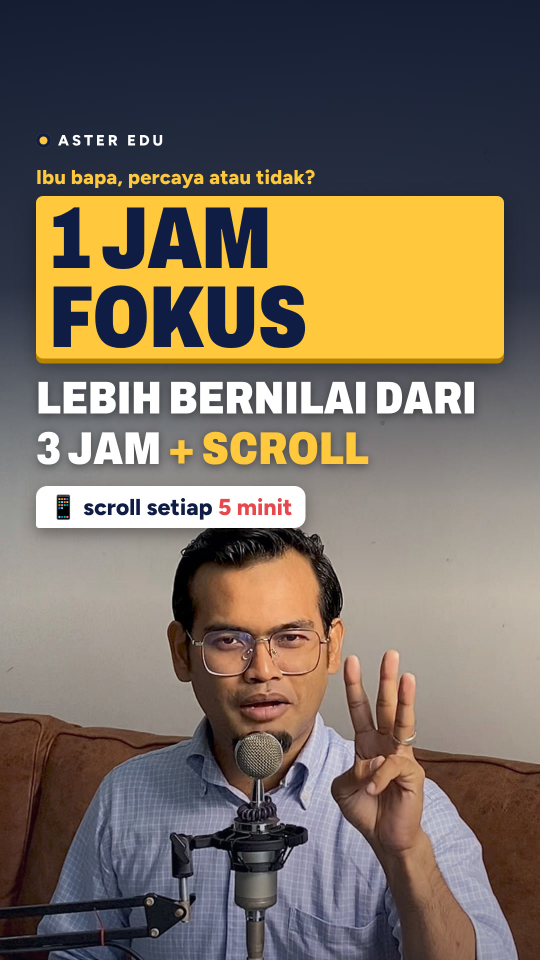
#> input picture img0571/thumbnail/Thumbnail_V1.jpg, 1080 x 1920 px, given in place of broll.mp4, which was not available (shown at 1/2 size)
$ python base.py 5 ../../img0571/thumbnail/Thumbnail_V1.jpg 5
#> lines starting #> are read from the running program, lines starting #| are printed output that depends on the picture
### edit/AS-F-015_TrickSifir6/timeline.py
"""AS-F-015 Trick Sifir 6: garis masa bersama (EDL, fasa bulatan, pemetaan papan B-roll)."""
import numpy as np
THUMB=1.0; END=1.5
EDL=[(0.00,19.56),(19.80,21.04),(22.02,76.16)]   # buang "Prosesnya adalah," (tersilap mula) + senyap 0.24 s
THUMB_SRC=62.2
CONTENT=sum(b-a for a,b in EDL); DUR=THUMB+CONTENT+END
# [15 lines left out: functions o2s, s2o, not called in this run]
# fasa: 0 = bulatan besar, 1 = papan + bulatan kecil
TEACH=(11.60,55.00); TR=0.45
# [5 lines left out: function phase, not called in this run]
BIG=(540,770,640); SMALL=(540,1432,280)
def circle(src):
    p=phase(src); return tuple(BIG[i]+(SMALL[i]-BIG[i])*p for i in range(3))
# punch-in ikut ayat (selang-seli 100% / 113%)
SENT=[0,3.48,9.5,11.68,15.86,19.9,22.02,30.0,34.18,42.52,44.58,54.1,55.04,56.26,58.68,60.58,68.1,72.92]
def zoom(src):
    if src is None: return 1.0
    i=max(k for k,s in enumerate(SENT) if src>=s-0.05); return 1.13 if i%2 else 1.0
# papan B-roll: masa sumber -> masa B-roll (tulisan ikut nombor yang disebut)
NW=[(23.32,23.58),(23.74,24.30),(24.52,24.94),(25.24,25.90),(26.18,26.64),(26.88,27.12),(27.24,27.78),(27.90,28.36),(28.56,28.96),(29.14,29.60)]
ND=[2.2,3.1,3.9,4.9,5.8,6.3,7.2,7.9,8.7,9.6]
KW=[(34.18,34.38),(34.60,34.90),(35.32,35.64),(36.10,36.46),(36.90,37.54),(37.94,38.62),(39.04,39.74),(40.16,40.68),(40.98,41.58),(41.78,42.18)]
KD=[26.3,27.5,28.4,29.8,31.0,32.2,33.3,34.6,35.6,37.5]
RW=[(45.70,46.12),(46.17,46.55),(46.94,47.34),(47.92,48.32),(48.88,49.08),(49.62,50.12),(50.48,50.88),(51.22,52.06),(52.34,53.06),(53.14,53.86)]
RD=[43.2,45.3,48.4,51.1,54.1,55.7,59.2,62.6,67.1,72.5]
KP=[(0,1.0),(23.0,1.0)]
for (s,e),d in zip(NW,ND): KP+=[(s,d-0.45),(e,d)]
KP+=[(34.0,9.6),(34.01,25.0)]
for (s,e),d in zip(KW,KD): KP+=[(s,d-0.8),(e,d)]
KP+=[(45.3,37.5),(45.31,42.5)]
for (s,e),d in zip(RW,RD): KP+=[(s,d-1.0),(e,d)]
KP+=[(54.2,74.0),(80,74.0)]
for i in range(1,len(KP)): KP[i]=(KP[i][0],max(KP[i][1],KP[i-1][1]))
#> (reads edit/AS-F-015_TrickSifir6/face.json from the repository)
_kx=np.array([k[0] for k in KP]);_ky=np.array([k[1] for k in KP])
assert (np.diff(_kx)>0).all() and (np.diff(_ky)>=0).all()
def board(src): return float(np.interp(src if src is not None else 80,_kx,_ky))
# kawasan papan: potong B-roll (1080x1440) dan letak dalam frame 1080x1920
BCROP=(90,210,840,1030); BSCALE=0.83; BPOS=(int((1080-840*BSCALE)/2),355)
ROWS=[290,380,470,580,660,750,860,960,1060,1160]
def row_y(r): return BPOS[1]+(ROWS[r]-BCROP[1])*BSCALE
# [3 lines that do not run on import are left out]

# v2: sebutan "lima" kedua (45.70-46.16) diganti dengan "enam" Cikgu sendiri dari kiraan (27.08-27.50)
AUDIO_PATCH=dict(dst=(45.70,46.16),src=(27.08,27.50))
# v2: papan 6x1 = 1+5 = "5" ditukar kepada "6" tulisan tangan Cikgu (digit 6 dari "36", baris 6x6)
BOARD6=dict(erase=(758,250,812,312),src_t=76.0,src=(792,722,812,758),dst_c=(783.5,281),scale=1.15,t0=42.6,t1=43.2)

### edit/AS-F-015_TrickSifir6/base.py
"""Lapisan asas AS-F-015: latar hitam+kuning, papan B-roll (diselaras dgn suara), wajah dalam bulatan emas (dicerahkan).
python3 base.py <W> <out.mp4>"""
import sys,os,subprocess,cv2,numpy as np
sys.path.insert(0,os.path.dirname(os.path.abspath(__file__)))
import timeline as T, facelib as F
W=int(sys.argv[1]);H=W*16//9;OUT=sys.argv[2];s=W/1080
RAW=f"{F.S}/dl/raw.mp4";BR=f"{F.S}/dl/broll.mp4"
yy,xx=np.mgrid[0:H,0:W].astype(np.float32)
def bg():
    r=np.hypot((xx-W*.5)/W,(yy-H*.40)/H*1.0)
    base=np.clip(1-r*1.5,0,1)[...,None]
    c0=np.array([8,8,8],np.float32);c1=np.array([36,36,40],np.float32)
    im=c0+(c1-c0)*base
    return im
BG=bg()
GLOW=np.exp(-((xx-W*.5)**2+(yy-770*s)**2)/(2*(330*s)**2))[...,None]   # cahaya kuning lembut di belakang bulatan besar
YEL=np.array([31,210,255],np.float32)  # BGR #ffd21f
class Seq:
    def __init__(s_,p): s_.c=cv2.VideoCapture(p);s_.i=-1;s_.f=None
    def get(s_,i):
        while s_.i<i:
            ok,f=s_.c.read()
            if not ok:break
            s_.i+=1;s_.f=f
        return s_.f
raw=Seq(RAW);br=Seq(BR)
BR_BAD={65}
# digit "6" tulisan Cikgu (dari "36") untuk ganti "5" di 6x1
_c=cv2.VideoCapture(BR);_c.set(cv2.CAP_PROP_POS_FRAMES,int(T.BOARD6["src_t"]*30));_ok,_bf=_c.read();_c.release()
#> further down, _bf is the input picture: shape (1920, 1080, 3); mean B, G, R 95, 108.7, 120.4
_x0,_y0,_x1,_y1=T.BOARD6["src"];_six=_bf[_y0-4:_y1+4,_x0-4:_x1+4].astype(np.float32)
#> after `_six = _bf[_y0 - 4:_y1 + 4, _x0 - 4:_x1 + 4].astype(np.float32)`:
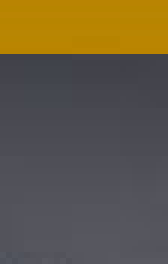
#> _six: shape (44, 28, 3) float32 (shown 6 times larger); mean B, G, R 68.2, 88.8, 99.2
_six=cv2.resize(_six,None,fx=T.BOARD6["scale"],fy=T.BOARD6["scale"],interpolation=cv2.INTER_CUBIC)
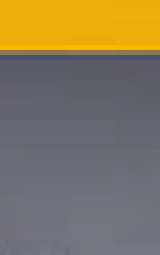
#> _six: shape (51, 32, 3) float32 (shown 5 times larger); mean B, G, R 68.4, 88.9, 99.1; drawn with min black and max white
_sa=np.clip((_six.max(2,keepdims=True)-25)/120,0,1)
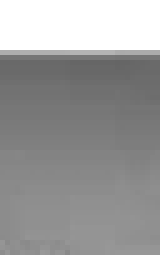
#> _sa: shape (51, 32, 1) float32 (shown 5 times larger); min 0.399, max 1, mean 0.608
def blueish(f):
    hh=cv2.cvtColor(f,cv2.COLOR_BGR2HSV);return (hh[...,0]>95)&(hh[...,0]<135)&(hh[...,1]>60)&(hh[...,2]>50)
def fix6(f,bt):
    if bt<T.BOARD6["t0"]:return f
    f=f.copy();ex0,ey0,ex1,ey1=T.BOARD6["erase"];reg=f[ey0:ey1,ex0:ex1]
    m=cv2.dilate(blueish(reg).astype(np.uint8),np.ones((5,5),np.uint8))>0;reg[m]=0
    k=min(1.0,(bt-T.BOARD6["t0"])/(T.BOARD6["t1"]-T.BOARD6["t0"]))
    h,w=_six.shape[:2];cx,cy=T.BOARD6["dst_c"];px,py=int(cx-w/2),int(cy-h/2)
    a=_sa.copy();a[int(h*k):]=0                                   # muncul dari atas ke bawah seperti ditulis
    f[py:py+h,px:px+w]=(f[py:py+h,px:px+w]*(1-a)+_six*a).astype(np.uint8)
    return f
#> (the run stopped early here; a loop or call above may not have finished)
